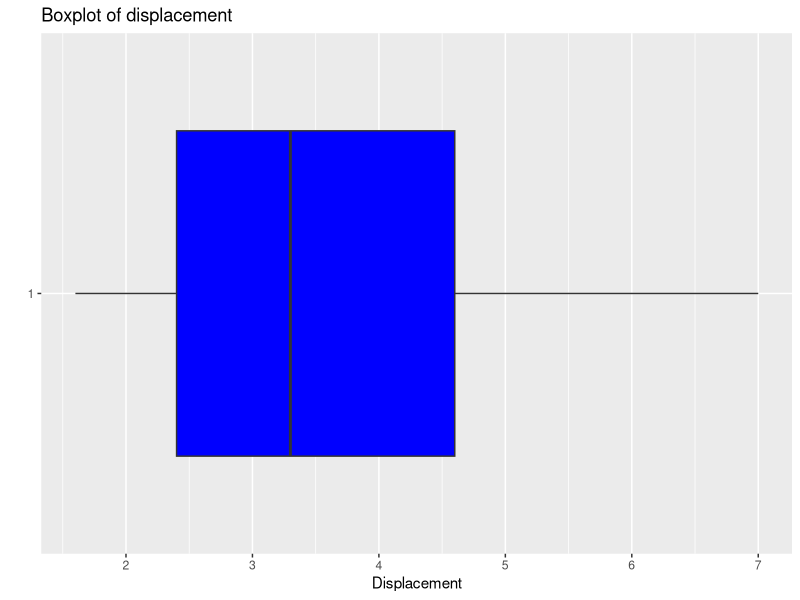

R code for this plot:
# Yuxin Zhang

library(tidyverse)
head(mpg)
summary(mpg$displ)

# The data source is the mpg data table
mpg

# My name is Yuxin Zhang
# My favorite color is blue
# This is my coding that generates Boxplots for transmission types

ggplot(data = mpg, aes(x = factor(1), y = displ)) +
  geom_boxplot(fill = "blue") +
  ggtitle("Boxplot of displacement") +
  xlab("") + 
  ylab("Displacement") +
  coord_flip() 
